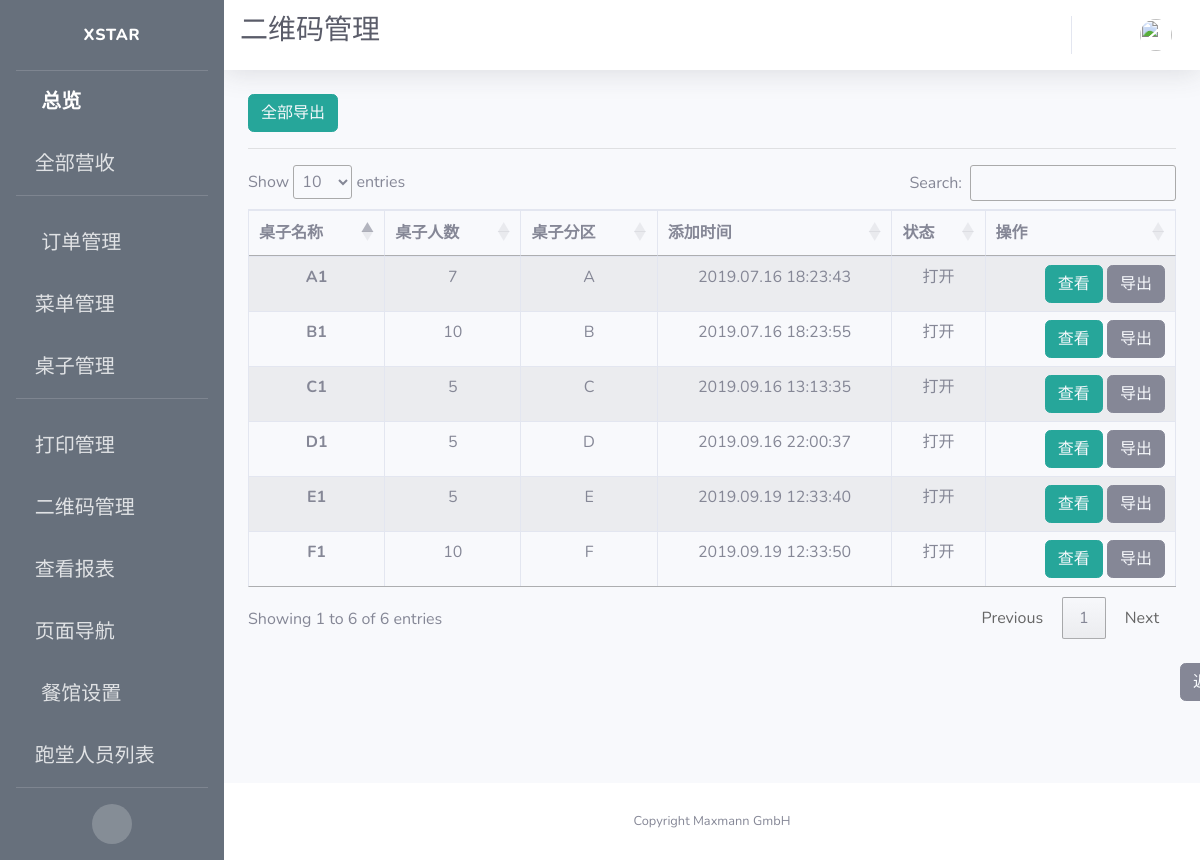
/qrcode/manage, run on an earlier commit of the app's database.
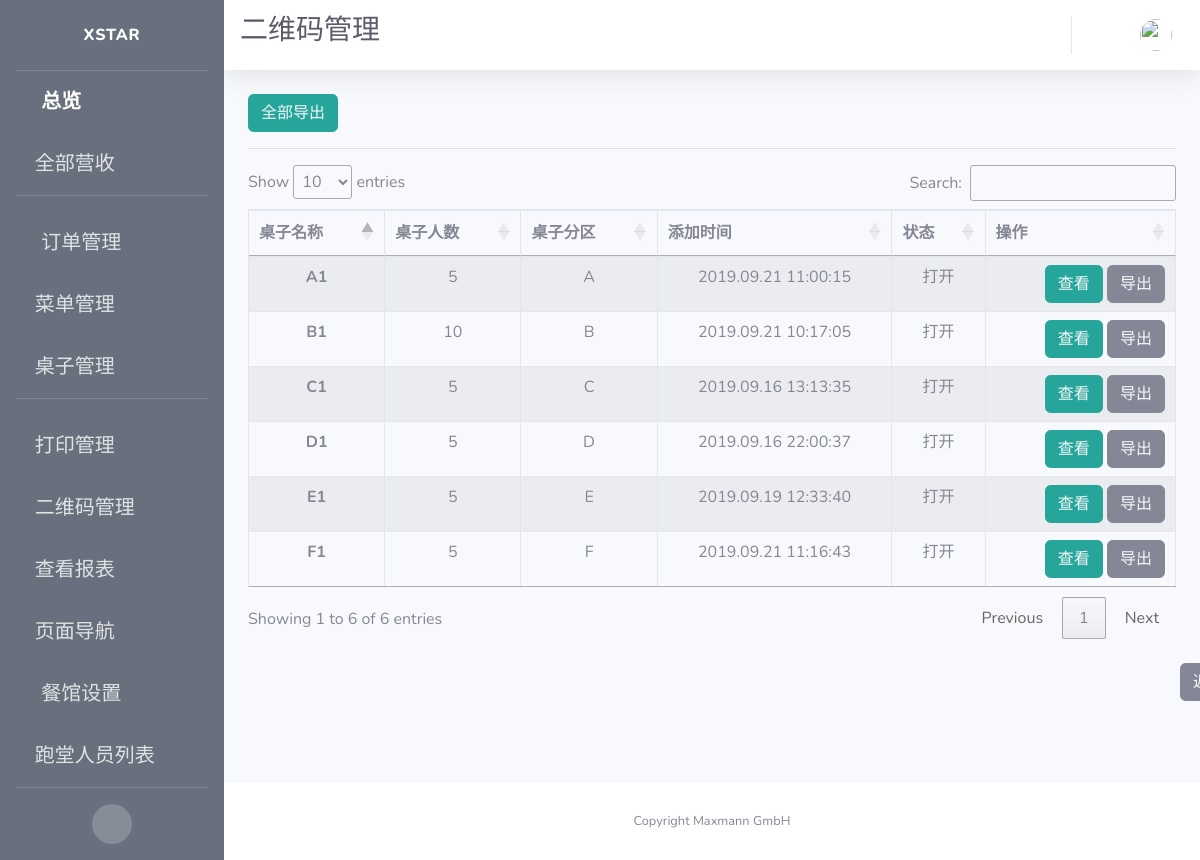
And on a later commit of the database.
### app/models.py (models this page shows, shortened)
class Table(db.Model):
    id = db.Column(db.Integer, primary_key=True, unique=True, index=True)
    name = db.Column(db.String(100), unique=True)
    number = db.Column(db.Integer, nullable=False, unique=False)
    section = db.Column(db.String(10), unique=False)
    seats = db.Column(db.String(100))
    is_on = db.Column(db.Boolean, nullable=False, default=False)
    timeCreated = db.Column(db.DateTime, default=datetime.utcnow)
    container = db.Column(db.String(300))

### app/routes.py (the view)
@app.route('/qrcode/manage')
def qrcode_manage():
    tables = Table.query.all()
    context = dict(referrer=request.headers.get('Referer'),
                   title=u"二维码管理",
                   tables=tables,
                   company_name=company_info.get('company_name'),
                   format=datetime_format)
    return render_template('qrcode.html', **context)

### app/templates/qrcode.html (shortened to what this page needs)
{% extends 'base.html' %}
{% block css %}
<link rel="stylesheet" type="text/css" href="https://cdn.datatables.net/1.10.19/css/jquery.dataTables.css">
<link rel="stylesheet" type="text/css" href="https://cdnjs.cloudflare.com/ajax/libs/twitter-bootstrap/4.1.3/css/bootstrap.css">
<link rel="stylesheet" type="text/css" href="https://cdn.datatables.net/1.10.19/css/dataTables.bootstrap4.min.css">
{% endblock %}
{% block title %}
<h1 class="h3 mb-2 text-gray-800">二维码管理</h1>
<br>
{% endblock %}
{% block content %}
<button type="button" class="btn btn-info" style="border-color:#26a69a; background-color:#26a69a;">
  <a href={{url_for('export_qrcode', table_name="All")}} style="color: rgb(247, 249, 252)">
     全部导出
  </a>
</button>
<hr>
<div class="row">
    <div class="col-sm-12">
      <table id="example" class="table table-striped table-bordered">
      <thead>
        <tr>
          <th scope="col">桌子名称</th>
          <th scope="col">桌子人数</th>
          <th scope="col">桌子分区</th>
          <th scope="col">添加时间</th>
          <th scope="col">状态</th>
          <th scope="col">操作</th>
        </tr>
      </thead>
      <tbody>
        {% for table in tables %}
        <tr>
          <th scope="row">{{ table.name }}</th>
          <td>{{ table.number }}</td>
          <td>{{ table.section }}</td>
          <td>{{ table.timeCreated.strftime(format) }}</td>
          {% if table.is_on %}
          <td>打开</td>
          {% else %}
          <td>关闭</td>
          {% endif %}
          <td style="text-align:right">
            <span>
              <button type="button" class="btn btn-info" style="border-color:#26a69a; background-color:#26a69a;">
                <a style="color: rgb(247, 249, 252)" href="{{ url_for('view_qrcodes', table_id=table.id) }}">
                  查看
                </a>
              </button>
            </span>
            <span>
              <button type="button" class="btn btn-secondary">
                <a href={{url_for('export_qrcode', table_name=table.name)}} style="color: rgb(247, 249, 252)">
                  导出
                </a>
              </button>
            </span>
          </td>
        </tr>
        {% endfor %}
      </tbody>
    </table>
    </div>
</div>
<br>
<button type="button" class="btn btn-secondary" id="back">
  <a style="color: rgb(247, 249, 252)" href={{ referrer }}>
    返回
</button>
{% endblock %}

What changed in the data, as far as the page shows it:
removed Table: name "A1", number "7", section "A", timeCreated "2019.07.16 18:23:43", is_on "打开"
removed Table: name "B1", number "10", section "B", timeCreated "2019.07.16 18:23:55", is_on "打开"
removed Table: name "F1", number "10", section "F", timeCreated "2019.09.19 12:33:50", is_on "打开"
added Table: name "B1", number "10", section "B", timeCreated "2019.09.21 10:17:05", is_on "打开"
added Table: name "A1", number "5", section "A", timeCreated "2019.09.21 11:00:15", is_on "打开"
added Table: name "F1", number "5", section "F", timeCreated "2019.09.21 11:16:43", is_on "打开"
